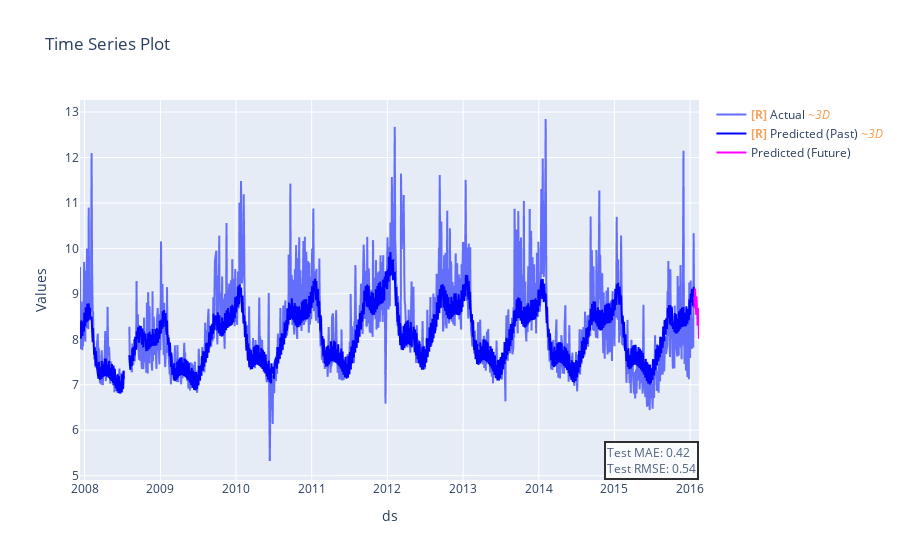

Write notebook code for a chart like this one.
### Code cell
import plotly.graph_objects as go
from plotly_resampler import FigureResampler

def plot_time_series_for_each_id(df, forecast, test_metrics):
    """Plots time series data for each ID or a single plot if no ID column."""

    if 'ID' in df.columns:
        unique_ids = df['ID'].unique()
        for id_value in unique_ids:
            plot_time_series(forecast[forecast['ID'] == id_value].reset_index(drop=True), id_value, test_metrics)
    else:
        plot_time_series(forecast, None, test_metrics)

def plot_time_series(forecast_data, id_value=None, test_metrics=None):
    """Plots time series data for a single ID or full dataset."""

    future_start_index = forecast_data['y'].last_valid_index() + 1

    fig = go.Figure()
    fig.add_trace(go.Scattergl(x=forecast_data['ds'], y=forecast_data['y'], mode='lines', name='Actual'))
    fig.add_trace(go.Scattergl(x=forecast_data['ds'][:future_start_index+1], y=forecast_data['yhat_final'][:future_start_index+1],
                                mode='lines', name='Predicted (Past)', line=dict(color='blue')))
    fig.add_trace(go.Scattergl(x=forecast_data['ds'][future_start_index:], y=forecast_data['yhat_final'][future_start_index:],
                                mode='lines', name='Predicted (Future)', line=dict(color='#FF00FF')))

    mae = test_metrics['MAE_val'][0]
    rmse = test_metrics['RMSE_val'][0]
    fig.add_annotation(text=f'Test MAE: {mae:.2f}<br>Test RMSE: {rmse:.2f}',
                        xref='paper', yref='paper',
                        x=1, y=0, showarrow=False, font=dict(size=12),
                        align="left", bordercolor="black", borderwidth=2,
                        bgcolor="white", opacity=0.8)

    title = f'Time Series Plot for ID: {id_value}' if id_value else 'Time Series Plot'
    fig.update_layout(title=title, xaxis_title='ds', yaxis_title='Values')
    # Use Plotly Resampler to optimize rendering
    fig = FigureResampler(fig).show()

# Call the function with your DataFrame, forecast DataFrame, and test metrics
plot_time_series_for_each_id(df, forecast, test_metrics)

### Figure 1 — Plotly figure (JSON) as saved in the notebook; plotly's stock layout.template omitted (floating-point values rounded to 4 significant figures; data arrays with more than 128 entries replaced by an {"elided": "..."} marker saying what was removed)
{"data": [{"mode": "lines", "name": "<b style=\"color:sandybrown\">[R]</b> Actual <i style=\"color:#fc9944\">~3D</i>", "type": "scattergl", "uid": "282c048e-bbef-4c39-9bb7-1b418356c4aa", "x": {"elided": "1000 str values"}, "y": {"elided": "1000 float values"}}, {"line": {"color": "blue"}, "mode": "lines", "name": "<b style=\"color:sandybrown\">[R]</b> Predicted (Past) <i style=\"color:#fc9944\">~3D</i>", "type": "scattergl", "uid": "ece660ef-5693-4c70-a744-52b263f8e209", "x": {"elided": "1000 str values"}, "y": {"elided": "1000 float values"}}, {"line": {"color": "#FF00FF"}, "mode": "lines", "name": "Predicted (Future)", "type": "scattergl", "uid": "f11e8cbc-47e9-4a88-a8c4-5e4073f7a0ef", "x": ["2016-01-21T00:00:00", "2016-01-22T00:00:00", "2016-01-23T00:00:00", "2016-01-24T00:00:00", "2016-01-25T00:00:00", "2016-01-26T00:00:00", "2016-01-27T00:00:00", "2016-01-28T00:00:00", "2016-01-29T00:00:00", "2016-01-30T00:00:00", "2016-01-31T00:00:00", "2016-02-01T00:00:00", "2016-02-02T00:00:00", "2016-02-03T00:00:00", "2016-02-04T00:00:00", "2016-02-05T00:00:00", "2016-02-06T00:00:00", "2016-02-07T00:00:00", "2016-02-08T00:00:00", "2016-02-09T00:00:00", "2016-02-10T00:00:00", "2016-02-11T00:00:00", "2016-02-12T00:00:00", "2016-02-13T00:00:00"], "y": [8.913, 8.893, 8.697, 8.947, 9.096, 8.954, 8.831, 8.806, 8.77, 8.558, 8.792, 8.925, 8.769, 8.632, 8.593, 8.544, 8.32, 8.543, 8.666, 8.501, 8.356, 8.31, 8.256, 8.027]}], "layout": {"annotations": [{"align": "left", "bgcolor": "white", "bordercolor": "black", "borderwidth": 2, "font": {"size": 12}, "opacity": 0.8, "showarrow": false, "text": "Test MAE: 0.42<br>Test RMSE: 0.54", "x": 1, "xref": "paper", "y": 0, "yref": "paper"}], "title": {"text": "Time Series Plot"}, "xaxis": {"title": {"text": "ds"}}, "yaxis": {"title": {"text": "Values"}}}}
